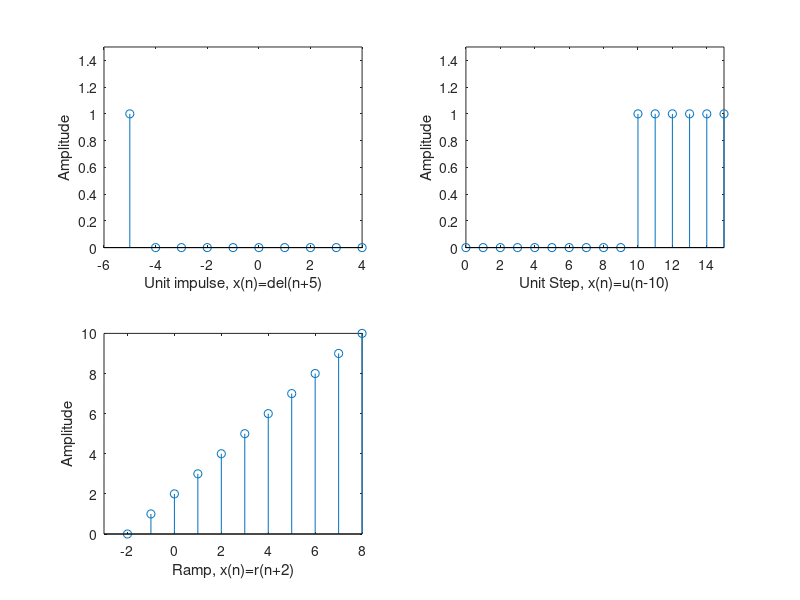

Recreate this plot in MATLAB.
%% homework (1-3), without function
clc;
clear all;

%%x(n)= del(n+5), unit impulse , left , 5 shift 

t=-5:1:5;
y=[ones(1,1),zeros(1,10)]; %%Unit impulse signal

subplot(2,2,1);
stem(t,y);
xlabel('Unit impulse, x(n)=del(n+5)');
ylabel('Amplitude');
axis ([-6 4 0 1.5 ])

%% x(n)=u(n-10) , unit step , right shift
t=0:1:15;
y=[zeros(1,10),ones(1,6)]; 

subplot(2,2,2);
stem(t,y);
xlabel('Unit Step, x(n)=u(n-10)');
ylabel('Amplitude');
axis ([0 15 0 1.5 ])

%% x(n)= r(n+2)
t=-2:1:8;
y=0:1:10; %%Ramp signal

subplot(2,2,3);
stem(t,y);
xlabel('Ramp, x(n)=r(n+2)');
ylabel('Amplitude');

axis ([-3 8 0 10 ])
